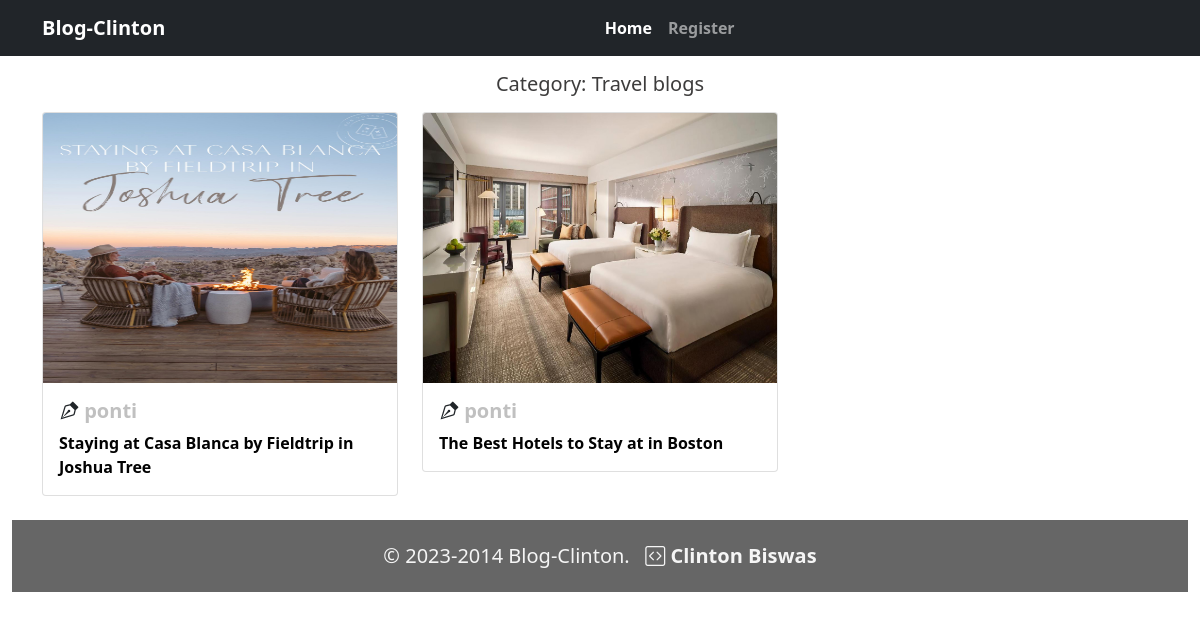
Page /blog-category/2 on the committed database.
### blog/models.py (models this page shows, shortened)
class Category(models.Model):
    title = models.CharField(max_length=150, unique=True)
    slug = models.SlugField(max_length=255, null=True, blank=True)
    created = models.DateField(auto_now_add=True)
    def __str__(self) -> str:
        return self.title

class Blog(models.Model):
    user = models.ForeignKey(User, on_delete=models.CASCADE, related_name='user_blog')
    category = models.ForeignKey(Category, on_delete=models.CASCADE, related_name='category_blog', blank=True)
    likes = models.ManyToManyField(User, related_name='user_likes', blank=True)
    title = models.CharField(max_length=350)
    slug = models.SlugField(max_length=255, null=True, blank=True)
    blog_image = models.ImageField(upload_to='blog_images')
    description = models.TextField()
    created = models.DateField(auto_now_add=True)
    updated = models.DateField(auto_now_add=True)

### blog/views.py (the view)
# urls.py: path('blog-category/<int:pk>', views.CategoryBlogs, name='blog-category'),
def CategoryBlogs(request, pk):
    category = Category.objects.get(pk=pk)
    blog_list = Blog.objects.filter(category=category)
    dict = {'blog_list':blog_list, 'category': category}
    return render(request, 'Blog/category_blog.html',context=dict)

### templates/Blog/category_blog.html (shortened to what this page needs)
{% extends 'base.html' %}
{% load static %}
{% block content %}
<div class="row mt-3">
    {% if blog_list %}
    <h5 class="text-center mb-3" style="color: rgb(61, 60, 60);">Category: {{category}}</h5>
    {% for blog in blog_list %}
    <div class="col-sm-4 mb-2">
        <div class="card">
            <img src="{{blog.blog_image.url}}" class="card-img-top" alt="{{blog.title}}" height="270px">
            <div class="card-body">
                <h5 class="card-title"><i class="bi bi-vector-pen"></i> <a href="" class="text-decoration-none" style="color:#C0C0C0">{{blog.user}}</a></h5>
              <a href="{% url 'blog:blog_details' slug=blog.slug %}" class="text-decoration-none">{{blog.title|slice:50}}</a>
            </div>
          </div>
    </div>
    {% endfor %}
        {% else %}
        <h3 class="text-center" style="color: red; font-weight: 500;">No Blogs Found on this category.Try another category</h3>
    {% endif %}
</div>
{% endblock content %}

### static/main.css (style rules this page uses)
body { overflow-x: hidden; }
h1,a { color: rgb(2, 2, 2);; font-weight: 600; }

### rows in the picture
Category: title "Travel blogs"
Blog: blog_image (picture), user "ponti", title "Staying at Casa Blanca by Fieldtrip in Joshua Tree"
Blog: blog_image (picture), user "ponti", title "The Best Hotels to Stay at in Boston"
